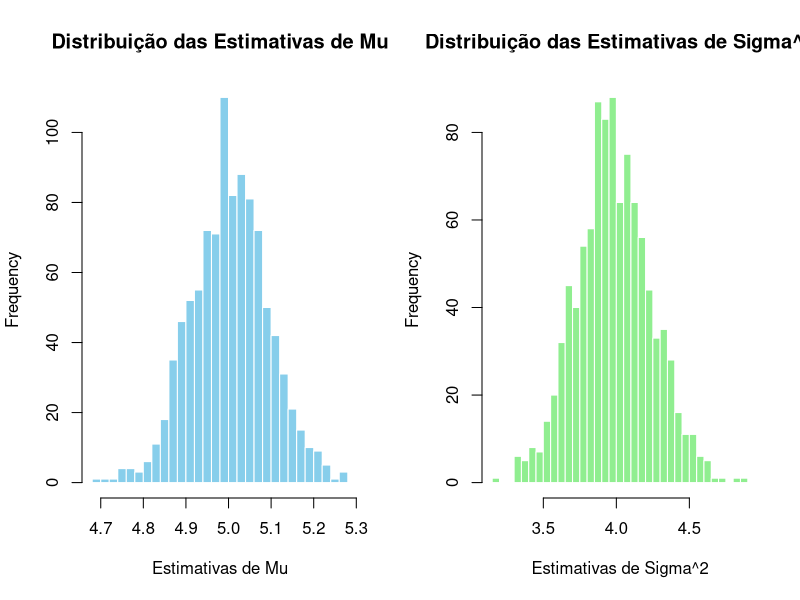
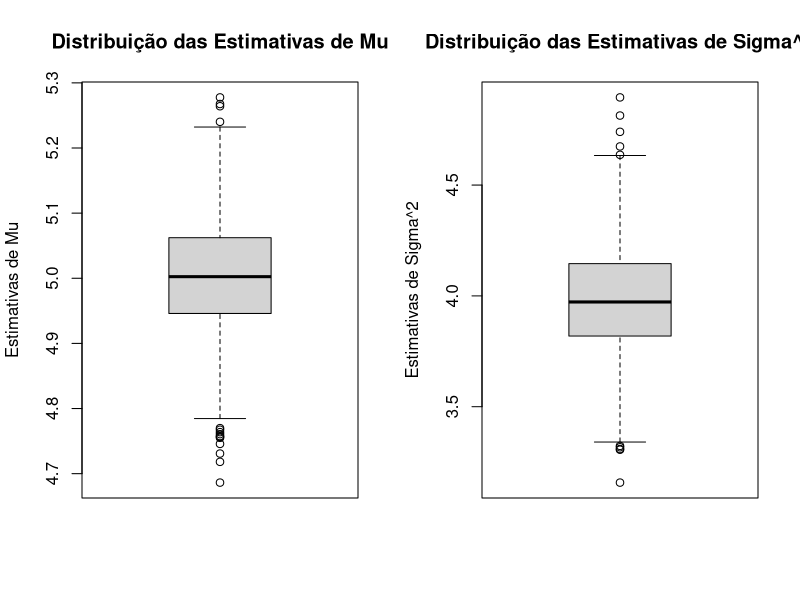
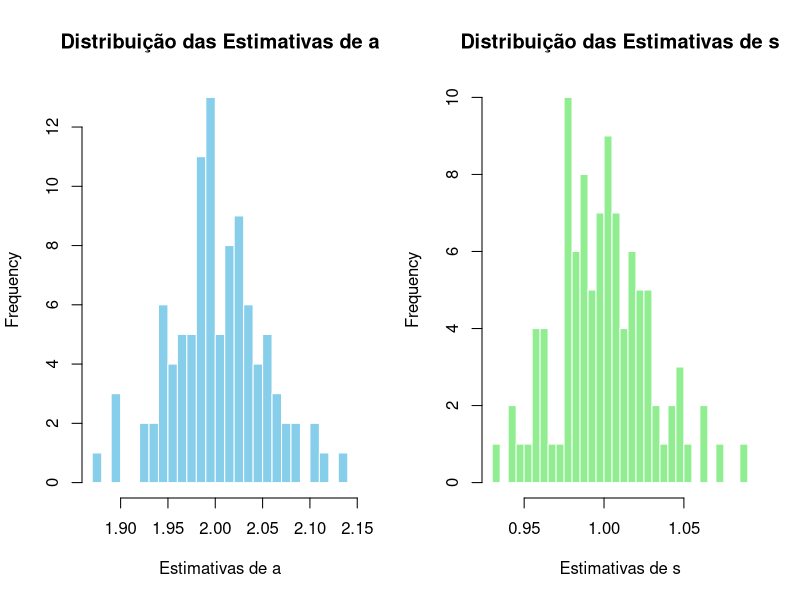

R code for these plots, in order:
## Simulação MC

#--- Modelo normal:

# Definindo os Parâmetros Verdadeiros
set.seed(123456789)  # Para replicabilidade
true_mu <- 5       # Média verdadeira
true_sigma <- 2    # Desvio padrão verdadeiro
n <- 500            # Tamanho da amostra
n_simulations <- 1000  # Número de simulações

# Inicializando vetores para armazenar as estimativas de mu e sigma^2
mu_estimates <- numeric(n_simulations)
sigma2_estimates <- numeric(n_simulations)
pc_mu <- numeric(n_simulations)
pc_sigma2 <- numeric(n_simulations)


# Simulação de Monte Carlo
for (i in 1:n_simulations) {
  # Gerando uma amostra da distribuição normal
  sample <- rnorm(n, mean = true_mu, sd = true_sigma)
  
  # Calculando estimativas para a média e variância amostral
  mu_estimates[i] <- mean(sample)
  sigma2_estimates[i] <- var(sample)  # var() em R calcula a variância amostral (divisão por n-1)
  
}


# Análise dos Resultados

mean_mu_estimate <- mean(mu_estimates)
mean_sigma2_estimate <- mean(sigma2_estimates)

sd_mu_estimate <- sd(mu_estimates)
sd_sigma2_estimate <- sd(sigma2_estimates)

bias_mu_estimate <- mean(mu_estimates-true_mu)
bias_sigma2_estimate <- mean(sigma2_estimates-true_sigma)

eqm_mu_estimate <- sd(mu_estimates) + (mean_mu_estimate-true_mu)^2
eqm_sigma2_estimate <- sd(sigma2_estimates) + (mean_sigma2_estimate-(true_sigma^2))^2

media <- c(mean_mu_estimate, mean_sigma2_estimate)
desvio <- c(sd_mu_estimate, sd_sigma2_estimate)
vicio <- c(bias_mu_estimate, bias_sigma2_estimate)
eqm <- c(eqm_mu_estimate, eqm_sigma2_estimate)

tabela <- rbind(media, desvio, vicio, eqm)
colnames(tabela) <- c("mu", "sigma2")  
tabela

# Visualização das Distribuições das Estimativas
par(mfrow = c(1, 2))  # Dividir a área de plotagem em 2 gráficos
hist(mu_estimates, breaks = 30, main = "Distribuição das Estimativas de Mu",
     xlab = "Estimativas de Mu", col = "skyblue", border = "white")
hist(sigma2_estimates, breaks = 30, main = "Distribuição das Estimativas de Sigma^2",
     xlab = "Estimativas de Sigma^2", col = "lightgreen", border = "white")


# boxplot
par(mfrow = c(1, 2))  # Dividir a área de plotagem em 2 gráficos
boxplot(mu_estimates, main = "Distribuição das Estimativas de Mu",
     ylab = "Estimativas de Mu")
boxplot(sigma2_estimates, main = "Distribuição das Estimativas de Sigma^2",
     ylab = "Estimativas de Sigma^2")


## Modelo Weibull

# Função de log-verossimilhança

logWeibull <- function(theta, dados){
  a <- theta[1]
  s <- theta[2]
  n <- length(dados)
  x <- dados
  
  l <- n*log(a)+n*log(s)+(a-1)*sum(log(x))-s*sum((x)^a) 
  return(-l)
}

## Modelo Weibull:

set.seed(1234567890)
n   <- 1000 # tamanho da amostra
a.p <- 2  # forma
s.p <- 1  # escala
sim <- 100 # Simulações
n.par <- 2

# vetores de armazenamento:

par.vet    <- matrix(NA, ncol=n.par, nrow=sim) 
ep.par.vet <- matrix(NA, ncol=n.par, nrow=sim) 

# Iniciando o SMC:

for( i in 1:sim){
  
  x <- rweibull(n, shape = a.p, scale = 1/(s.p^a.p))  # dados gerados
  theta0 <- c(3, 2) # Chute inicial
  est <- optim(par = theta0, fn = logWeibull, gr =NULL , method ="BFGS" , 
               hessian = TRUE, dados=x)
  
  par.vet[i,] <- est$par
  ep.par.vet[i,] <- sqrt(diag(solve(est$hessian)))
  
}


# Análise dos Resultados

mean_par <- apply(par.vet, 2, mean)
ep_par   <- apply(ep.par.vet, 2, mean)
bias_par <- apply(par.vet-c(a.p, s.p), 2, mean)
eqm_par  <- apply(  ((ep.par.vet)^2) + (par.vet-c(a.p, s.p))^2, 2, mean)

tabela <- rbind(mean_par, ep_par, bias_par, eqm_par)
colnames(tabela) <- c("a", "s")  
tabela


# Visualização das Distribuições das Estimativas
par(mfrow = c(1, 2))  # Dividir a área de plotagem em 2 gráficos
hist(par.vet[,1], breaks = 30, main = "Distribuição das Estimativas de a",
     xlab = "Estimativas de a", col = "skyblue", border = "white")
hist(par.vet[,2], breaks = 30, main = "Distribuição das Estimativas de s",
     xlab = "Estimativas de s", col = "lightgreen", border = "white")






